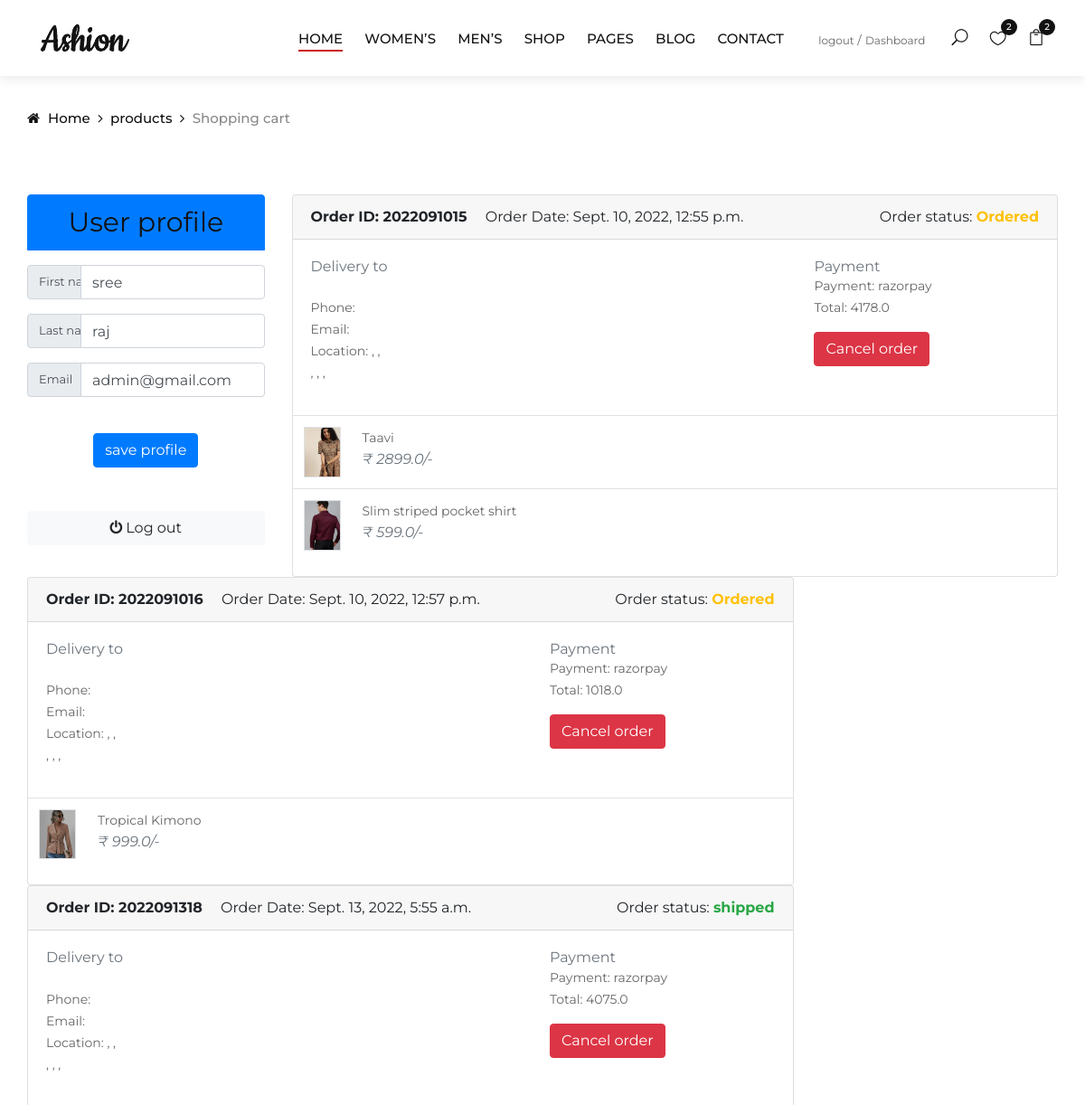
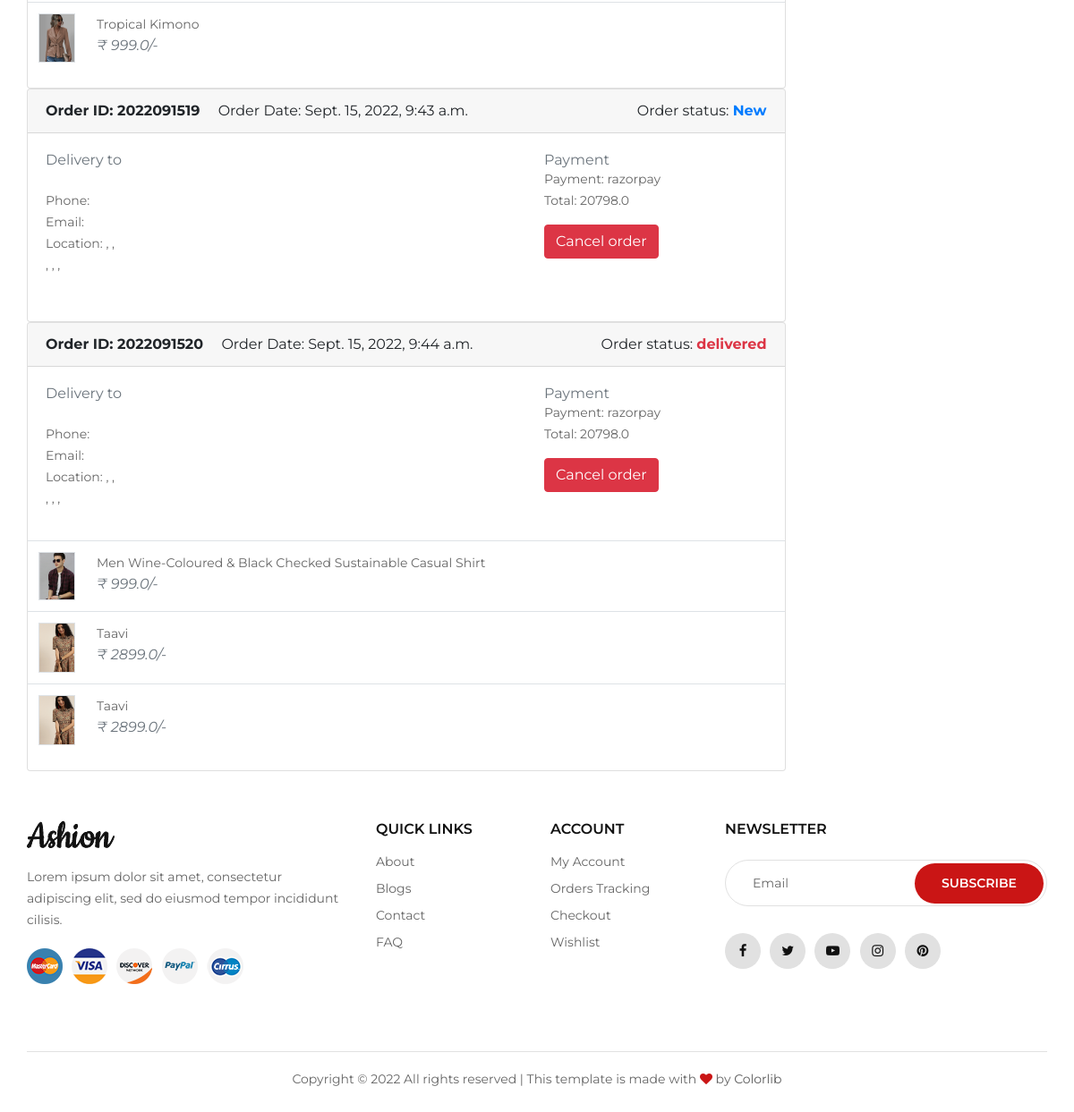
Screenshot of /customer/dashboard/ (signed in) with the database file from the repository (2 pictures, top to bottom).
### orders/models.py (models this page shows, shortened)
class Order(models.Model):
    STATUS = (
        ('New', 'New'),
        ('Ordered', 'Ordered'),
        ('shipped', 'shipped'),
        ('out_for_delivery', 'out_for_delivery'),
        ('delivered','delivered'),
        ('Cancelled', 'Cancelled'),
    )
    user = models.ForeignKey(Account, on_delete=models.SET_NULL, null=True)
    payment = models.ForeignKey(Payment, on_delete=models.SET_NULL, blank=True, null=True)
    order_number = models.CharField(max_length=20)
    order_note = models.CharField(max_length=100, blank=True)
    order_total = models.FloatField()
    tax = models.FloatField()
    status = models.CharField(max_length=20, choices=STATUS, default='New')
    ip = models.CharField(blank=True, max_length=20)
    is_ordered = models.BooleanField(default=False)
    created_at = models.DateTimeField(auto_now_add=True)
    updated_at = models.DateTimeField(auto_now=True)

class Payment(models.Model):
    user = models.ForeignKey(Account, on_delete=models.CASCADE)
    payment_id = models.CharField(max_length=100)
    order_id = models.CharField(max_length=100 ,null=True)
    payment_method = models.CharField(max_length=100)
    amount_paid = models.CharField(max_length=100) # this is the total amount paid
    paid = models.BooleanField(default=False)
    created_at = models.DateTimeField(auto_now_add=True)

class OrderProduct(models.Model):
    order = models.ForeignKey(Order, on_delete=models.CASCADE)
    payment = models.ForeignKey(Payment, on_delete=models.SET_NULL, blank=True, null=True)
    user = models.ForeignKey(Account, on_delete=models.CASCADE)
    product = models.ForeignKey(Product, on_delete=models.CASCADE)
    variations = models.ManyToManyField(Variation, blank=True)
    quantity = models.IntegerField()
    product_price = models.FloatField()
    ordered = models.BooleanField(default=False)
    created_at = models.DateTimeField(auto_now_add=True)
    updated_at = models.DateTimeField(auto_now=True)

### store/models.py (models this page shows, shortened)
class Product(models.Model):
    product_name = models.CharField(max_length=255, unique=True)
    slug = models.SlugField(max_length=255, unique=True)
    description = models.TextField(max_length=500, blank=True)
    price = models.IntegerField()
    stock = models.IntegerField()
    images = models.ImageField(upload_to='photos/products')
    cropping = ImageRatioField('images', '512x512')
    image_1 = models.ImageField(upload_to='photos/products',blank=True)
    image_2 = models.ImageField(upload_to='photos/products',blank=True)
    image_3 = models.ImageField(upload_to='photos/products',blank=True)
    image_4 = models.ImageField(upload_to='photos/products',blank=True)
    is_available = models.BooleanField(default=True)
    category = models.ForeignKey(Category, on_delete=models.CASCADE)
    created_date = models.DateTimeField(auto_now_add=True)
    modified_date = models.DateTimeField(auto_now=True)

### customer/views.py (the view)
# urls.py: path('dashboard/',views.dashboard,name='dashboard'),
def dashboard(request):
    order_product = OrderProduct.objects.filter(user=request.user)
    order = Order.objects.filter(user = request.user)
    payment = Payment.objects.filter(user = request.user)
    user = Account.objects.get(id=request.user.id)
    form=updateuserform(instance=user)
    if not request.user.is_superadmin:
        if request.method == 'POST':
            form=updateuserform(request.POST,instance=user)
            if form.is_valid():
                form.save()
                return redirect('dashboard')
    context = {
        'order':order,
        'order_product': order_product,
        'payment':payment,
        'form':form,
    }
    return render(request,'user_dashboard.html',context)

### customer/forms.py
class updateuserform(forms.ModelForm):
    class Meta:
        model = Account
        fields = ['first_name', 'last_name','email']

### carts/context_processors.py (called while the page is built)
def counter(request):
    cart_count = 0
    if 'admin' in request.path:
        return{}
    else :
        try:
            cart = Cart.objects.filter(cart_id = _cart_id(request))
            if request.user.is_authenticated:
                cart_items = CartItem.objects.all().filter(user=request.user)
            else :
                cart_items = CartItem.objects.all().filter(cart=cart[:1])
            for cart_item in cart_items:
                cart_count += cart_item.quantity
        except Cart.DoesNotExist:
            cart_count = 0
    return dict(cart_count=cart_count)

### carts/views.py (called while the page is built)
def _cart_id(request):
    cart = request.session.session_key
    if not cart :
        cart = request.session.create()
    return cart

### category/context_processors.py (called while the page is built)
def menu_links(request):
    links = Category.objects.all()
    return dict(links=links)

### templates/user_dashboard.html (shortened to what this page needs)
{% extends 'base.html' %}
{% load static %}
{% block content %}
<body>
    <div class="breadcrumb-option">
        <div class="container">
            <div class="row">
                <div class="col-lg-12">
                    <div class="breadcrumb__links">
                        <a href="{% url 'home' %}"><i class="fa fa-home"></i> Home</a>
                        <a href="">products</a>
                        <span>Shopping cart</span>
                    </div>
                </div>
            </div>
        </div>
    </div>
    <br><br><br>
    <section class="section-conten padding-y bg ">
        <div class="container ">
            <div class="row">
                <div class="col-md-3 ">
                    <ul class="list-group">
                        <button class="list-group-item active mb-3 " style="text-align: center;"><strong>
                                <h3>User profile</h3>
                            </strong></button>
                        <form role="form" action="" method='POST'>
                            {% for form in form %}
                            <div class="form-group mb-3">
                                <div class="input-group input-group-alternative">
                                    <div class="input-group-prepend">
                                        <span class="input-group-text" style="width: 60px; font-size: small;">{{form.label }}</span>
                                    </div>
                                    <input type="text" class="form-control" {{ form }}</i>
                                </div>
                            </div>
                            {% endfor %}
                            <div class="text-center">
                                <button type="submit" class="btn btn-primary my-4">save profile</button>
                            </div>
                        </form>
                    </ul>
                    <br>
                    <a class="btn btn-light btn-block" href="{% url 'logout' %}"> <i class="fa fa-power-off"></i> <span
                            class="text">Log out</span> </a>
                </div>
                {% if order %}
                {% for order in order %}
                <div class="col-md-9" style="float: right;  ">
                    <article class="card">
                        <header class="card-header">
                            <strong class="d-inline-block mr-3">Order ID: {{order.order_number}}</strong>
                            <span>Order Date: {{order.created_at}}</span>
                            {% if order.status == 'New' %}
                            <span style="float: right;">Order status: <strong
                                    class="text-primary">{{order.status}}</strong></span>
                            {% elif order.status == 'Ordered' %}
                            <span style="float: right;">Order status: <strong
                                    class="text-warning">{{order.status}}</strong></span>
                            {% elif order.status == 'shipped' %}
                            <span style="float: right;">Order status: <strong
                                    class="text-success">{{order.status}}</strong></span>
                            {% elif order.status == 'out_of_delivery' %}
                            <span style="float: right;">Order status: <strong
                                    class="text-danger">{{order.status}}</strong></span>
                                    class="text-success">{{order.status}}</strong></span>
                                    {% elif order.status == 'delivered' %}
                                    <span style="float: right;">Order status: <strong
                                            class="text-danger">{{order.status}}</strong></span>
                                            {% elif order.status == 'Cancelled' %}
                                    <span style="float: right;">Order status: <strong
                                            class="text-danger">{{order.status}}</strong></span>
                            {% endif %}
                        </header>
                        <div class="card-body">
                            <div class="row">
                                <div class="col-md-8">
                                    <h6 class="text-muted">Delivery to</h6>
                                    <p>{{order.user.firstname}}&nbsp;{{order.user.lastname}}<br>
                                        Phone: {{order.phone}} <br> Email:
                                        {{order.email}} <br>
                                        Location: {{order.address_line_1}},
                                        {{order.address_line_2}}, <br>
                                        {{order.city}},
                                        {{order.state}},
                                        {{order.country}},<br>
                                    </p>
                                </div>
                                <div class="col-md-4">
                                    <h6 class="text-muted">Payment</h6>
                                    <p>
                                        {% for payment in payment %}
                                        {% if payment.order_id == order.order_number %}
                                        <span>Payment: {{payment.payment_method}}</span><br>
                                        <span>Total: {{payment.amount_paid}} </span>
                                        {% endif %}
                                        {% endfor %}
                                    </p>
                                     {% if order.status != 'Cancelled' %}
                                    <a href="{% url 'cancel_order' order.order_number %}"
                                        onclick="return confirm('Do you want to cancel this order')"><button
                                            class="btn btn-danger">Cancel order</button></a>
                                    {% endif %}
                                </div>
                            </div>
                        </div>
                        <div class="table-responsive">
                            <table class="table table-hover">
                                {% for order_product in order_product %}
                                {% if order.id == order_product.order.id %}
                                <tr>
                                    <td width="65">
                                        <img src="{{order_product.product.images.url }}" class="img-xs border"
                                            style="width:80px" alt="">
                                    </td>
                                    <td>
                                        <p class="title mb-0">{{order_product.product.product_name}} </p>
                                        <var class="price text-muted">₹ {{order_product.product_price}}/-</var>
                                    </td>
                                    <td>
                                    </td>
                                </tr>
                                {% endif %}
                                {% endfor %}
                            </table>
                        </div>
                    </article>
                </div>
                {% endfor %}
                {% endif %}
            </div>
        </div>
    </section>
    {% endblock content %}

### static/css/style.css (style rules this page uses)
html, body { height: 100%; font-family: "Montserrat", sans-serif; -webkit-font-smoothing: antialiased; }
h1, h2, h3, h4, h5, h6 { margin: 0; color: #111111; font-weight: 400; font-family: "Montserrat", sans-serif; }
h3 { font-size: 30px; }
h6 { font-size: 16px; }
p { font-size: 14px; font-family: "Montserrat", sans-serif; color: #666666; font-weight: 400; line-height: 24px; margin: 0 0 15px 0; }
img { max-width: 100%; }
ul, ol { padding: 0; margin: 0; }
.breadcrumb-option { padding-top: 35px; }
.breadcrumb__links a { font-size: 15px; font-weight: 500; color: #111111; margin-right: 18px; display: inline-block; position: relative; }
.breadcrumb__links a:after { position: absolute; right: -14px; top: 0; content: ""; font-family: "FontAwesome"; }
.breadcrumb__links a i { margin-right: 5px; }
.breadcrumb__links span { font-size: 15px; font-weight: 500; color: #888888; display: inline-block; }
@media only screen and (min-width: 1200px) { .container { max-width: 1170px; } }

### rows the page displays
Order: order_number "2022091015", created_at "Sept. 10, 2022, 12:55 p.m.", status "Ordered", shows "Cancel order"
Payment: payment_method "razorpay", amount_paid "4178.0"
OrderProduct: product.images (picture), product.product_name "Taavi", product_price "2899.0"
OrderProduct: product.images (picture), product.product_name "Slim striped pocket shirt", product_price "599.0"
Order: order_number "2022091016", created_at "Sept. 10, 2022, 12:57 p.m.", status "Ordered", shows "Cancel order"
Payment: payment_method "razorpay", amount_paid "1018.0"
OrderProduct: product.images (picture), product.product_name "Tropical Kimono", product_price "999.0"
Order: order_number "2022091318", created_at "Sept. 13, 2022, 5:55 a.m.", status "shipped", shows "Cancel order"
Payment: payment_method "razorpay", amount_paid "4075.0"
OrderProduct: product.images (picture), product.product_name "Tropical Kimono", product_price "999.0"
Order: order_number "2022091519", created_at "Sept. 15, 2022, 9:43 a.m.", status "New", shows "Cancel order"
Payment: payment_method "razorpay", amount_paid "20798.0"
Order: order_number "2022091520", created_at "Sept. 15, 2022, 9:44 a.m.", status "delivered", shows "Cancel order"
Payment: payment_method "razorpay", amount_paid "20798.0"
OrderProduct: product.images (picture), product.product_name "Men Wine-Coloured & Black Checked Sustainable Casual Shirt", product_price "999.0"
OrderProduct: product.images (picture), product.product_name "Taavi", product_price "2899.0"
OrderProduct: product.images (picture), product.product_name "Taavi", product_price "2899.0"

### other values shown
{{ cart_count }} "2"
